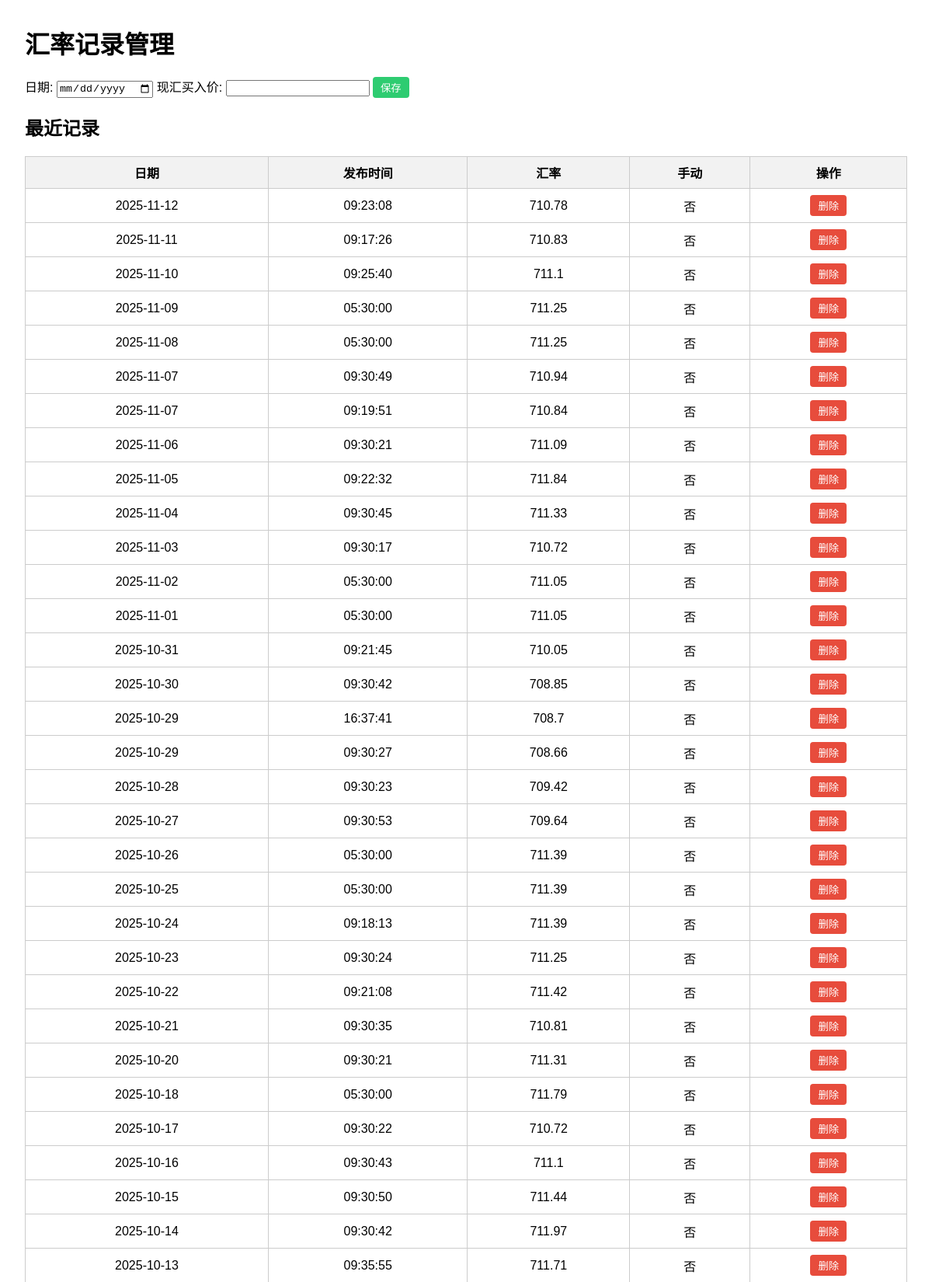
The page /admin (upper part) on the database its author committed.
### tables this page shows
CREATE TABLE rates (
    id INTEGER PRIMARY KEY AUTOINCREMENT,
    date TEXT,
    pub_time TEXT,
    rate REAL,
    manual_flag INTEGER DEFAULT 0
);

### app.py (the view)
@app.route('/admin', methods=['GET'])
def admin():
    conn = sqlite3.connect(app.config['DB_PATH'])
    c = conn.cursor()
    c.execute('SELECT id, date, pub_time, rate, manual_flag FROM rates ORDER BY date DESC, pub_time DESC')
    rows = c.fetchall()
    conn.close()
    return render_template('admin.html', rows=rows)

### templates/admin.html (shortened to what this page needs)
<!DOCTYPE html>
<html lang="zh-CN">
<head>
</head>
<body>
  <h1>汇率记录管理</h1>
  <form method="post" action="/admin/add">
    <label>
      日期:
      <input type="date" name="date" required>
    </label>
    <label>
      现汇买入价:
      <input type="number" step="0.0001" name="rate" required>
    </label>
    <button type="submit" style="background-color:#2ecc71;">保存</button>
  </form>
  <h2>最近记录</h2>
  <table>
    <thead>
      <tr>
        <th>日期</th>
        <th>发布时间</th>
        <th>汇率</th>
        <th>手动</th>
        <th>操作</th>
      </tr>
    </thead>
    <tbody>
      {% for id, d, pt, r, m in rows %}
      <tr>
        <td>{{ d }}</td>
        <td>{{ pt if pt else '—' }}</td>
        <td>{{ r }}</td>
        <td>{{ '是' if m else '否' }}</td>
        <td>
          <form action="/admin/delete/{{ id }}" method="post" class="inline-form">
            <button type="submit" onclick="return confirm('确认删除这条记录吗？')">删除</button>
          </form>
        </td>
      </tr>
      {% endfor %}
    </tbody>
  </table>
</body>
</html>

### templates/admin.html (style rules this page uses)
body { font-family: Arial, sans-serif; margin: 2em; }
table { border-collapse: collapse; width: 100%; }
th, td { border: 1px solid #ccc; padding: 8px; text-align: center; }
th { background-color: #f2f2f2; }
form { margin-bottom: 1em; }
.inline-form { display: inline; }
button { padding: 4px 10px; border: none; border-radius: 4px; background-color: #e74c3c; color: white; cursor: pointer; }

### rows shown on the page
rates: date "2025-11-12", pub_time "09:23:08", rate "710.78", manual_flag "否"
rates: date "2025-11-11", pub_time "09:17:26", rate "710.83", manual_flag "否"
rates: date "2025-11-10", pub_time "09:25:40", rate "711.1", manual_flag "否"
rates: date "2025-11-09", pub_time "05:30:00", rate "711.25", manual_flag "否"
rates: date "2025-11-08", pub_time "05:30:00", rate "711.25", manual_flag "否"
rates: date "2025-11-07", pub_time "09:30:49", rate "710.94", manual_flag "否"
rates: date "2025-11-07", pub_time "09:19:51", rate "710.84", manual_flag "否"
rates: date "2025-11-06", pub_time "09:30:21", rate "711.09", manual_flag "否"
rates: date "2025-11-05", pub_time "09:22:32", rate "711.84", manual_flag "否"
rates: date "2025-11-04", pub_time "09:30:45", rate "711.33", manual_flag "否"
rates: date "2025-11-03", pub_time "09:30:17", rate "710.72", manual_flag "否"
rates: date "2025-11-02", pub_time "05:30:00", rate "711.05", manual_flag "否"
rates: date "2025-11-01", pub_time "05:30:00", rate "711.05", manual_flag "否"
rates: date "2025-10-31", pub_time "09:21:45", rate "710.05", manual_flag "否"
rates: date "2025-10-30", pub_time "09:30:42", rate "708.85", manual_flag "否"
rates: date "2025-10-29", pub_time "16:37:41", rate "708.7", manual_flag "否"
rates: date "2025-10-29", pub_time "09:30:27", rate "708.66", manual_flag "否"
rates: date "2025-10-28", pub_time "09:30:23", rate "709.42", manual_flag "否"
rates: date "2025-10-27", pub_time "09:30:53", rate "709.64", manual_flag "否"
rates: date "2025-10-26", pub_time "05:30:00", rate "711.39", manual_flag "否"
rates: date "2025-10-25", pub_time "05:30:00", rate "711.39", manual_flag "否"
rates: date "2025-10-24", pub_time "09:18:13", rate "711.39", manual_flag "否"
rates: date "2025-10-23", pub_time "09:30:24", rate "711.25", manual_flag "否"
rates: date "2025-10-22", pub_time "09:21:08", rate "711.42", manual_flag "否"
rates: date "2025-10-21", pub_time "09:30:35", rate "710.81", manual_flag "否"
rates: date "2025-10-20", pub_time "09:30:21", rate "711.31", manual_flag "否"
rates: date "2025-10-18", pub_time "05:30:00", rate "711.79", manual_flag "否"
rates: date "2025-10-17", pub_time "09:30:22", rate "710.72", manual_flag "否"
rates: date "2025-10-16", pub_time "09:30:43", rate "711.1", manual_flag "否"
rates: date "2025-10-15", pub_time "09:30:50", rate "711.44", manual_flag "否"
rates: date "2025-10-14", pub_time "09:30:42", rate "711.97", manual_flag "否"
rates: date "2025-10-13", pub_time "09:35:55", rate "711.71", manual_flag "否"
